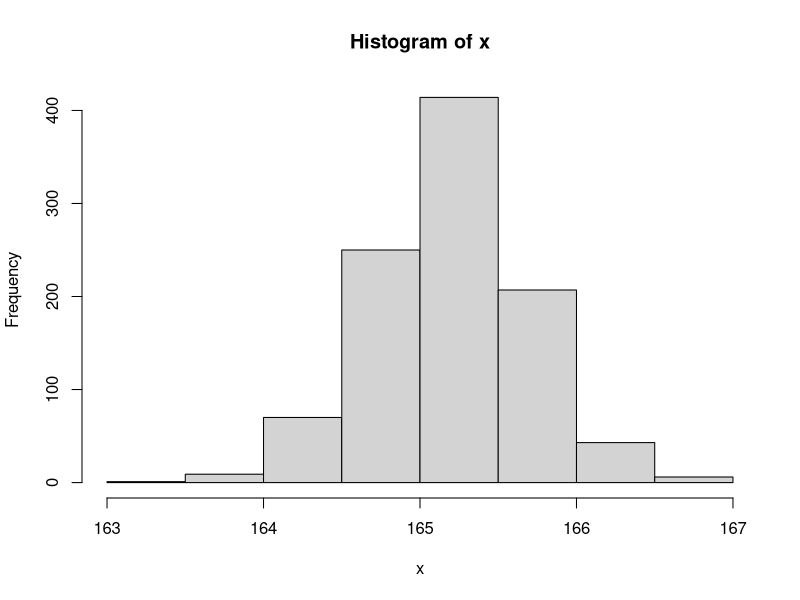

Here is the R script that generated this plot:
# chap10_Hypothesis_Test

# 가설(Hypothesis) : 어떤 사건을 설명하기 위한 가정 
# 검정(test) : 표본에 의해서 구해진 통계량으로 가설 채택/기각 과정 
# 추정(estimation) : 표본을 통해서 모집단을 확률적으로 추측   


# 검정통계량 : 표본에 의해서 계산된 통계량(표본평균, 표본표준편차)
# 모수 : 모집단에 의해서 나온 통계량(모평균, 모표준편차)  
# 오차 : 검정통계량과 모수 간의 차이 
# 오차범위 : 오차범위가 벗어나면 모수와 차이가 있다고 본다.
# 유의수준 : 오차 범위의 기준(통상 : 알파=0.05)


# 추정 방법 
# 1) 점 추정 : 제시된 한 개의 값과 검정통계량을 직접 비교하여
#    가설 기각유무를 결정 
# ex) 우리나라 중학교 2학년 남학생 평균키는 165.2cm로 추정

# 2) 구간 추정 : 신뢰구간과 검정통계량을 비교하여 가설 기각유무 결정 
# 신뢰구간 : 오차범위에 의해서 결정된 하한값과 상한값의 범위 
# ex) 우리나라 중학교 2학년 남학생 평균키는 164.5 ~ 165.5cm로 추정



#############################
###가설과 검정
#############################

# 귀무가설(H0) : 우리나라 중2 남학생 평균 키는 165.1~165.3cm 추정

# 모집단 -> 표준(1000명)
x <- rnorm(1000, mean = 165.2, sd = 0.5)
length(x)

hist(x)
# 정규성검정(H0 : 정규분포와 차이가 없다.)
shapiro.test(x)
# W = 0.99897, p-value = 0.8589
# W : 검정통계량 -> p-value : 유의확률
# 검정 : p-value >= 알파(0.05)
# H0 채택, 저새끼들은 정규분포다

# 1. 평균차이 검정
t.test(x, mu = 165.2)
# t = 1.3728, df = 999, p-value = 0.1701  : 검정통계량(t, df자유도), p-value유의확률이 0.05보다 큼
# alternative hypothesis: true mean is not equal to 165.2
# 95 percent confidence interval:
#   165.1909 165.2514 (채택역)
# sample estimates:
#   mean of x 
# 165.2212 x의 실제 평균 귀무가설 채택됨

#2. .기각역에 대한 평균 검정
t.test(x, mu=165)

?t.test # 95%가 기본임
t.test(x, mu=165.21, conf.level = 0.99)
# 구간이 늘어남, 기각이 어렵
# 신뢰수준 향상 -> 채택역 확장



























